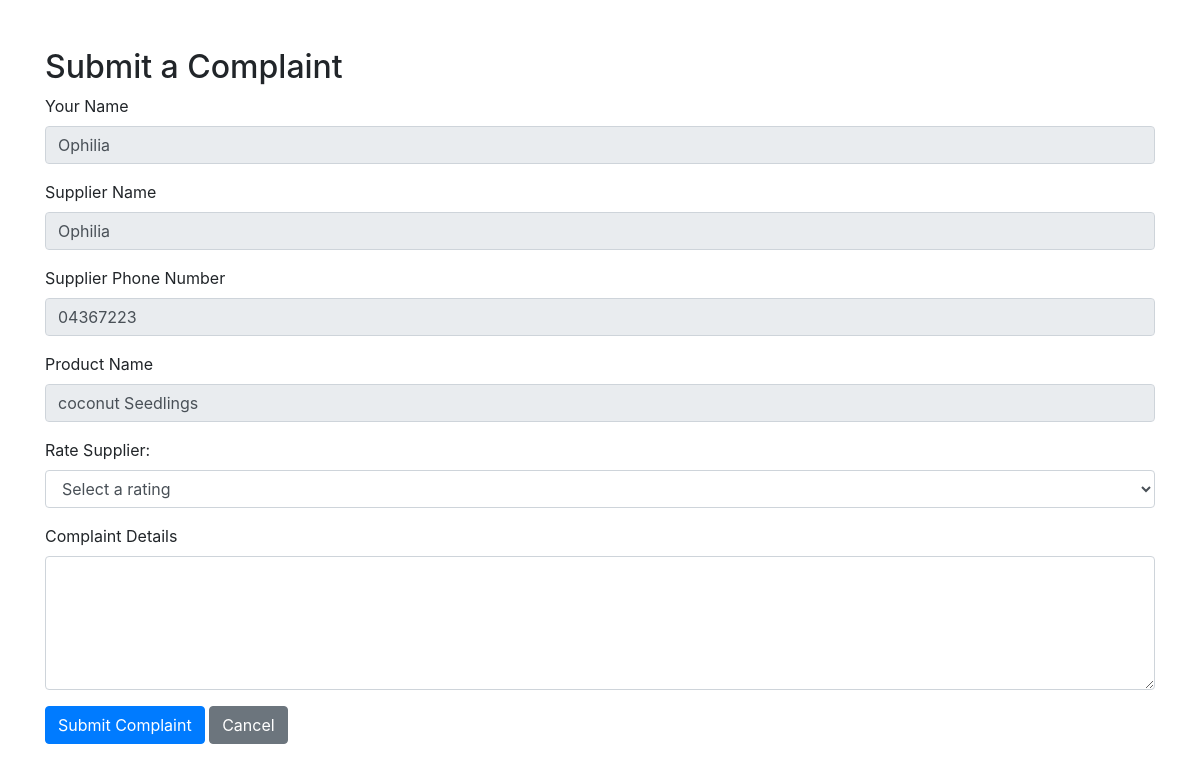
Page /complaint/4 (signed in) on the committed database.
### app.py (models this page shows)
class User(UserMixin, db.Model):
    id = db.Column(db.Integer, primary_key=True)
    username = db.Column(db.String(50), unique=True)
    email = db.Column(db.String(50), unique=True)
    phone = db.Column(db.String(20))
    location = db.Column(db.String(50))
    password = db.Column(db.String(1000))
    is_supplier = db.Column(db.Boolean, default=False)
    is_admin = db.Column(db.Boolean, default=False)
    profile_picture = db.Column(db.String(1000), nullable=True)
    reset_token = db.Column(db.String(100), nullable=True)
    reset_token_expiry = db.Column(db.DateTime, nullable=True)

class Addagroproducts(db.Model):
    username = db.Column(db.String(50))
    email = db.Column(db.String(50))
    phone = db.Column(db.String(20))
    pid = db.Column(db.Integer, primary_key=True)
    productname = db.Column(db.String(100))
    productdesc = db.Column(db.String(300))
    price = db.Column(db.Integer)
    status = db.Column(db.String(20))
    recommend = db.Column(db.String(20))
    product_picture = db.Column(db.String(1000), nullable=True)
    supplier_id = db.Column(db.Integer, db.ForeignKey('user.id'), nullable=False)
    supplier = db.relationship('User', backref=db.backref('addagroproducts'))

### app.py (the view, shortened to what this page needs)
@app.route('/complaint/<string:product_id>', methods=['GET', 'POST'])
@login_required
def complaint(product_id):
    product = Addagroproducts.query.get_or_404(product_id)
    return render_template('complaint.html', product=product)

### app.py (called while the page is built)
@login_manager.user_loader
def load_user(user_id):
    return User.query.get(int(user_id))

### templates/complaint.html (shortened to what this page needs)
<!DOCTYPE html>
<html lang="en">
<head>
    <link rel="stylesheet" href="https://maxcdn.bootstrapcdn.com/bootstrap/4.5.2/css/bootstrap.min.css">
</head>
<body>
<div class="container mt-5">
    <h2>Submit a Complaint</h2>
    <form method="POST" action="{{ url_for('complaint', product_id=product.pid) }}">
        <div class="form-group">
            <label for="username">Your Name</label>
            <input type="text" class="form-control" id="username" name="username"
                   value="{{ current_user.username }}" readonly required>
        </div>
        <div class="form-group">
            <label for="supplier_name">Supplier Name</label>
            <input type="text" class="form-control" id="supplier_name" name="supplier_name"
                   value="{{ product.username }}" readonly>
        </div>
        <div class="form-group">
            <label for="supplier_phone">Supplier Phone Number</label>
            <input type="text" class="form-control" id="supplier_phone" name="supplier_phone"
                   value="{{ product.phone }}" readonly>
        </div>
        <div class="form-group">
            <label for="product_name">Product Name</label>
            <input type="text" class="form-control" id="product_name" name="product_name"
                   value="{{ product.productname }}" readonly>
        </div>
        <div class="form-group">
          <label for="supplierRating">Rate Supplier:</label>
            <select id="supplierRating" class="form-control" name="supplierRating" required>
                <option value="" disabled selected>Select a rating</option>
            </select>
        </div>
        <div class="form-group">
            <label for="complaint_text">Complaint Details</label>
            <textarea class="form-control" id="complaint_text" name="complaint_text" rows="5" required></textarea>
        </div>
        <button type="submit" class="btn btn-primary">Submit Complaint</button>
        <a href="{{ url_for('agroproducts') }}" class="btn btn-secondary">Cancel</a>
    </form>
</div>
</body>
</html>

### rows in the picture
User: username "Ophilia"
Addagroproducts: supplier_name "Ophilia", supplier_phone "04367223", product_name "coconut Seedlings"
